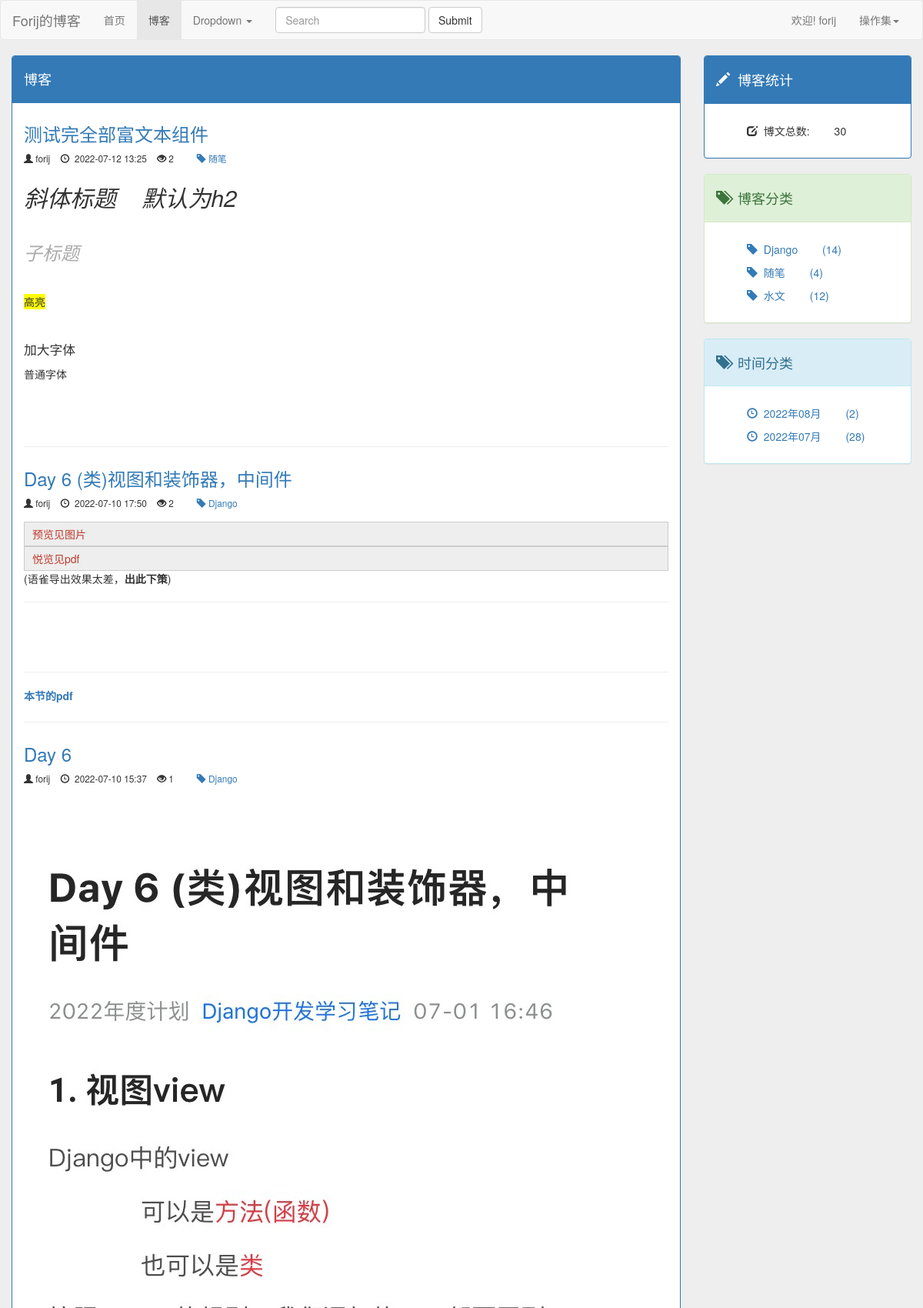
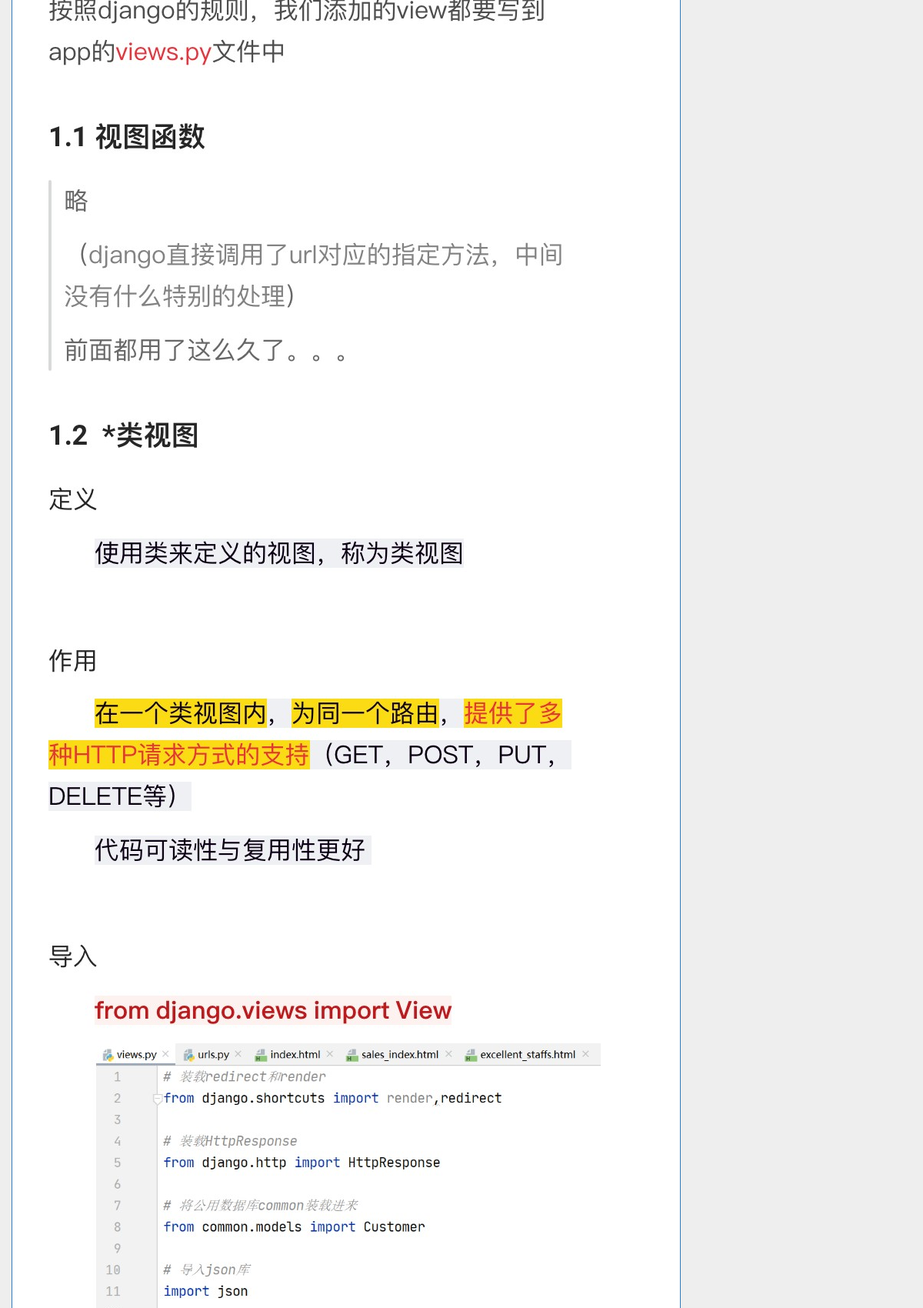
The app's page /blog/?page=3 (signed in, upper part) with its own data (2 pictures, top to bottom).
### blog/models.py (models this page shows, shortened)
class Blog(models.Model,ReadNumExpand):
    title = models.CharField(max_length=50)
    blog_type = models.ForeignKey(BlogType ,on_delete=models.DO_NOTHING)
    content = RichTextUploadingField()
    author = models.ForeignKey(User ,on_delete=models.DO_NOTHING)
    created_time = models.DateTimeField(auto_now_add=True)
    last_updated_time = models.DateTimeField(auto_now=True)
    class Meta:
        ordering = ['-created_time']

class BlogType(models.Model):
    type_name = models.CharField(max_length=15)
    def __str__(self):
        return self.type_name

### read_count/models.py (models this page shows)
class ReadNum(models.Model):
    read_num = models.IntegerField(default=0)
    content_type = models.ForeignKey(ContentType, on_delete=models.DO_NOTHING)
    object_id = models.PositiveIntegerField()
    content_object = GenericForeignKey('content_type', 'object_id')

### blog/views.py (the view)
# urls.py: path('',views.blog_list,name = 'blog_list'),
def blog_list(request):
    blogs = Blog.objects.all()        # 获取需要的博文们blogs
    context = get_blog_list_common(request,blogs)   # 对blogs进行分页处理留一些必要的参数
    return render(request,'blog/blog_list.html', context)

### read_count/models.py (called while the page is built)
    def get_read_num(self):
        try:
            blog_obj = ContentType.objects.get_for_model(self)
            readNum_obj = ReadNum.objects.get(content_type=blog_obj,object_id=self.id)
        except exceptions.ObjectDoesNotExist:# 查询，结果不存在该博文计数信息,给该博文创建计数信息，默认值为0
            readNum_obj = ReadNum.objects.create(content_type=blog_obj,object_id=self.id)
        return readNum_obj.read_num

### templates/blog/blog_list.html (shortened to what this page needs)
{% extends 'base.html' %}
{% load staticfiles %}
{% block head_extends %}
    <link rel="stylesheet" href="{% static 'css/blog.css' %}">
{% endblock %}
{% block nav_blog_active %}active{% endblock %}
{% block content %}
    <div class="row">
        <div class="col-xs-12 col-sm-8 col-md-9 col-lg-9">
            <div class="panel panel-primary">
                <div class="panel-heading">
                    <h4>
                        {% block blog_type %}
                            博客
                        {% endblock %}
                    </h4>
                </div>
                <div class="panel-body">
                    {% for blog in page_of_blogs.object_list %}
                        <div class="blog">
                            <h3>
                                <a href="{% url 'blog:blog_detail' blog.id %}">
                                    {{ blog.title }}
                                </a>
                            </h3>
                            <small>
                                <div class="blog_info">
                                <span class="glyphicon glyphicon-user" aria-hidden="true"></span>&nbsp;{{ blog.author }}&nbsp;&nbsp;&nbsp;
                                <span class="glyphicon glyphicon-time" aria-hidden="true"></span>&nbsp{{ blog.created_time|date:" Y-m-d H:i" }}&nbsp;&nbsp;&nbsp;
                                {% if blog.get_read_num %}
                                    <span class="glyphicon glyphicon-eye-open" aria-hidden="true"></span>&nbsp;{{ blog.get_read_num }}&nbsp;&nbsp;&nbsp;
                                {% else %}
                                    <span class="glyphicon glyphicon-eye-close" aria-hidden="true"></span>
                                {% endif %}&nbsp;&nbsp;&nbsp;&nbsp;
                                <a href="{% url 'blog:blog_relevant' blog.blog_type.id %}">
                                    <span class="glyphicon glyphicon-tag" aria-hidden="true"></span>&nbsp;{{ blog.blog_type }}
                                </a>&nbsp;&nbsp;&nbsp;
                                </div>
                            </small>
                            <p>{{ blog.content|safe|truncatechars_html:100 }}</p>
                        </div>
                    {% empty %}
                        <div class="blog">
                            <h3>尚无文章，敬请期待</h3>
                        </div>
                    {% endfor %}
                </div>
            </div>
        </div>
        <div class="hidden-xs col-sm-4 col-md-3 col-lg-3">
            <div class="panel panel-primary">
                <div class="panel-heading">
                    <h4><span class="glyphicon glyphicon-pencil" aria-hidden="true"></span>&nbsp;&nbsp;博客统计</h4>
                </div>
                <div class="panel-body">
                    <ul class="blog_type">
                            <li>
                                    <span class="glyphicon glyphicon-edit" aria-hidden="true"></span>&nbsp;
                                    {% block blog_number_totle %}
                                        博文总数:
                                    {% endblock %}
                                <span style="margin-left: 2em">{{ page_of_blogs.paginator.count }}</span>
                            </li>
                    </ul>
                </div>
            </div>
            <div class="panel panel-success">
                <div class="panel-heading">
                    <h4><span class="glyphicon glyphicon-tags" aria-hidden="true"></span>&nbsp;&nbsp;博客分类</h4>
                </div>
                <div class="panel-body">
                    <ul class="blog_type">
                        {% for blog_type in blog_types %}
                            <li>
                                <a href="{% url 'blog:blog_relevant' blog_type.id %}">
                                    <span class="glyphicon glyphicon-tag" aria-hidden="true"></span>&nbsp;
                                    {{ blog_type.type_name }}
                                    <span style="margin-left: 2em">({{ blog_type.blog_count }})</span>
                                </a>
                            </li>
                        {% empty %}
                            <li>暂无博客分类</li>
                        {% endfor %}
                    </ul>
                </div>
            </div>
            <div class="panel panel-info">
                <div class="panel-heading">
                    <h4><span class="glyphicon glyphicon-tags" aria-hidden="true"></span>&nbsp;&nbsp;时间分类</h4>
                </div>
                <div class="panel-body">
                    <ul class="blog_type">
                        {% for blog_date,blog_count in blog_dates.items %}
                            <li>
                                <a href="{% url 'blog:blog_date' blog_date.year blog_date.month %}">
                                    <span class="glyphicon glyphicon-time" aria-hidden="true"></span>&nbsp;
                                    {{ blog_date|date:" Y年m月" }}
                                    <span style="margin-left: 2em">({{ blog_count }})</span>
                                </a>
                            </li>
                        {% empty %}
                            <li>暂无博客分类</li>
                        {% endfor %}
                    </ul>
                </div>
            </div>
        </div>
    </div>
{% endblock %}

### templates/base.html (shortened to what this page needs)
{% load staticfiles %}
<!DOCTYPE html>
<html lang="zh-CN">
<head>
    <link rel="stylesheet" href="https://stackpath.bootstrapcdn.com/bootstrap/3.4.1/css/bootstrap.min.css">
    <link rel="stylesheet" href="{% static 'css/base.css' %}">
    {% block head_extends %}{% endblock %}
</head>
<body>
<nav class="navbar navbar-default">
  <div class="container-fluid">
    <div class="navbar-header">
      <a class="navbar-brand" href="{% url 'home' %}">Forij的博客</a>
    </div>
    <div class="collapse navbar-collapse" id="bs-example-navbar-collapse-1">
      <ul class="nav navbar-nav">
        <li class="{% block nav_index_active %}{% endblock %}"><a href="/">首页 </a></li>
        <li class="{% block nav_blog_active %}{% endblock %}"><a href="{% url 'blog:blog_list' %}">博客</a></li>
        <li class="dropdown">
          <a href="#" class="dropdown-toggle" data-toggle="dropdown" role="button" aria-haspopup="true" aria-expanded="false">Dropdown <span class="caret"></span></a>
        </li>
      </ul>
      <form class="navbar-form navbar-left">
        <div class="form-group">
          <input type="text" class="form-control" placeholder="Search">
        </div>
        <button type="submit" class="btn btn-default">Submit</button>
      </form>
      <ul class="nav navbar-nav navbar-right" id="auth">
          {% if user.is_authenticated %}
              <li><a>欢迎!  {{ user.username }}</a></li>
              <li class="dropdown">
                  <a href="#" class="dropdown-toggle" data-toggle="dropdown" role="button" aria-haspopup="true" aria-expanded="false">操作集<span class="caret"></span></a>
              </li>
          {% else %}
              <li><a href="/user_auth/login/">登录</a></li>
              <li><a href="/user_auth/register/">注册</a></li>
          {% endif %}
      </ul>
    </div>
  </div>
</nav>
<div class="container-fluid">
    {% block content %}
    {% endblock %}
</div>
</body>
</html>

### static/css/base.css (style rules this page uses)
body { background-color: #eee; }
ul { list-style-type: none; }

### static/css/blog.css (style rules this page uses)
.blog_type li { margin-top: 10px; }
.blog:not(:last-child) { margin-bottom: 2em; padding-bottom: 1em; border-bottom: 1px solid #eee; }
.blog h3 { margin-top: 0.5em; }
.blog_info { padding-bottom: 6px; }

### records on screen
Blog: title "测试完全部富文本组件", author "forij", created_time "2022-07-12 13:25", get_read_num "2", blog_type "随笔", content "斜体标题 默认为h2 子标题 高亮 加大字体 普通字体"
Blog: title "Day 6 (类)视图和装饰器，中间件", author "forij", created_time "2022-07-10 17:50", get_read_num "2", blog_type "Django", content "预览见图片 悦览见pdf (语雀导出效果太差， 出此下策 ) 本节的pdf"
Blog: title "Day 6", author "forij", created_time "2022-07-10 15:37", get_read_num "1", blog_type "Django", content (picture)
BlogType: type_name "Django", blog_count "14"
BlogType: type_name "随笔", blog_count "4"
BlogType: type_name "水文", blog_count "12"

### other values on screen
{{ user.username }} "forij"
{{ page_of_blogs.paginator.count }} "30"
{{ blog_date|date:" Y年m月" }} "2022年08月" "2022年07月"
{{ blog_count }} "2" "28"
